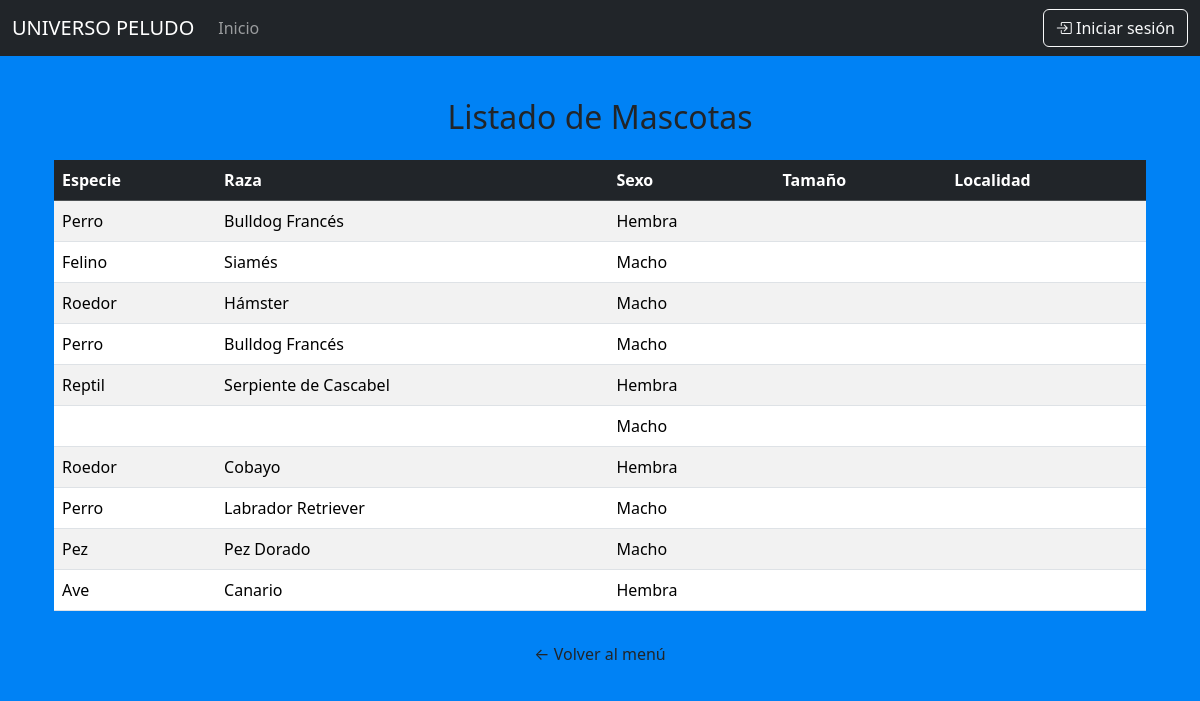
Screenshot of /listar_mascotas_usuario/ with the database file from the repository.
### apps/core/models.py (models this page shows, shortened)
class Mascotas(models.Model):
    raza = models.ForeignKey(Raza, on_delete=models.SET_NULL, null=True, blank=True, related_name="mascotas")
    sexo = models.CharField(max_length= 6, choices = SEXO_CHOICES)
    tamanio = models.CharField(max_length=80)
    observaciones = models.CharField(max_length=200)
    fecha_nac = models.DateField()
    created_at = models.DateTimeField(auto_now_add=True)
    updated_at = models.DateTimeField(auto_now=True)
    fotos = models.ImageField(upload_to='mascotas/', blank=True, null=True) #nuevo campo para agregar imagenes

class Raza(models.Model):
    especie = models.ForeignKey(Especie, on_delete=models.SET_NULL, null=True, blank=True, related_name="razas")
    nombre = models.CharField(max_length=80)

class Especie(models.Model):
    nombre = models.CharField(max_length=80)
    descripcion = models.TextField(default="")

### apps/core/views.py (the view)
# urls.py: path('listar_mascotas_usuario/', ListarMascotasUsuario.as_view(), name='listar_mascotas_usuario'),
class ListarMascotasUsuario(ListView):
    model = Mascotas
    template_name = 'user/listaMascotas.html'
    context_object_name = 'mascotas_list'
    def get_queryset(self):
        qs = super().get_queryset()
        raza_id=self.request.GET.get("raza")
        if raza_id:
            qs = qs.filter(raza_id=raza_id)
        return qs

### apps/core/templates/user/listaMascotas.html (shortened to what this page needs)
{% extends 'base.html' %}
{% block content %}
<div class="container py-5">
    <h2 class="text-center text-dark mb-4">Listado de Mascotas</h2>
    <table class="table table-striped table-hover align-middle">
        <thead class="table-dark">
            <tr>
                <th>Especie</th>
                <th>Raza</th>
                <th>Sexo</th>
                <th>Tamaño</th>
                <th>Localidad</th>
            </tr>
        </thead>
        <tbody>
            {% for m in mascotas_list %}
            <tr>
                <td>{{ m.raza.especie.nombre }}</td>
                <td>{{ m.raza.nombre }}</td>
                <td>{{ m.sexo }}</td>
                <td>{{ m.tamaño }}</td>
                <td>{{ m.localidad.descripcion }}</td>
            </tr>
            {% empty %}
            <tr>
                <td colspan="5" class="text-center">No hay mascotas disponibles</td>
            </tr>
            {% endfor %}
        </tbody>
    </table>
    <div class="text-center mt-4">
        <a href="{% url 'dashboard' %}" class="btn btn-outline-black">
            ← Volver al menú
        </a>
    </div>
</div>
{% endblock %}

### static/css/mis_css.css (style rules this page uses)
table th, table td { font-size: 1rem; color: #000; }

### apps/core/templates/base.html (style rules this page uses)
body { background-color: #0082f5; }

### apps/core/templates/user/listaMascotas.html (style rules this page uses)
.table-striped>tbody>tr:nth-of-type(odd) { background-color: #f1f8e9; }

### rows the page displays
Mascotas: raza.especie.nombre "Perro", raza.nombre "Bulldog Francés", sexo "Hembra"
Mascotas: raza.especie.nombre "Felino", raza.nombre "Siamés", sexo "Macho"
Mascotas: raza.especie.nombre "Roedor", raza.nombre "Hámster", sexo "Macho"
Mascotas: raza.especie.nombre "Perro", raza.nombre "Bulldog Francés", sexo "Macho"
Mascotas: raza.especie.nombre "Reptil", raza.nombre "Serpiente de Cascabel", sexo "Hembra"
Mascotas: sexo "Macho"
Mascotas: raza.especie.nombre "Roedor", raza.nombre "Cobayo", sexo "Hembra"
Mascotas: raza.especie.nombre "Perro", raza.nombre "Labrador Retriever", sexo "Macho"
Mascotas: raza.especie.nombre "Pez", raza.nombre "Pez Dorado", sexo "Macho"
Mascotas: raza.especie.nombre "Ave", raza.nombre "Canario", sexo "Hembra"
